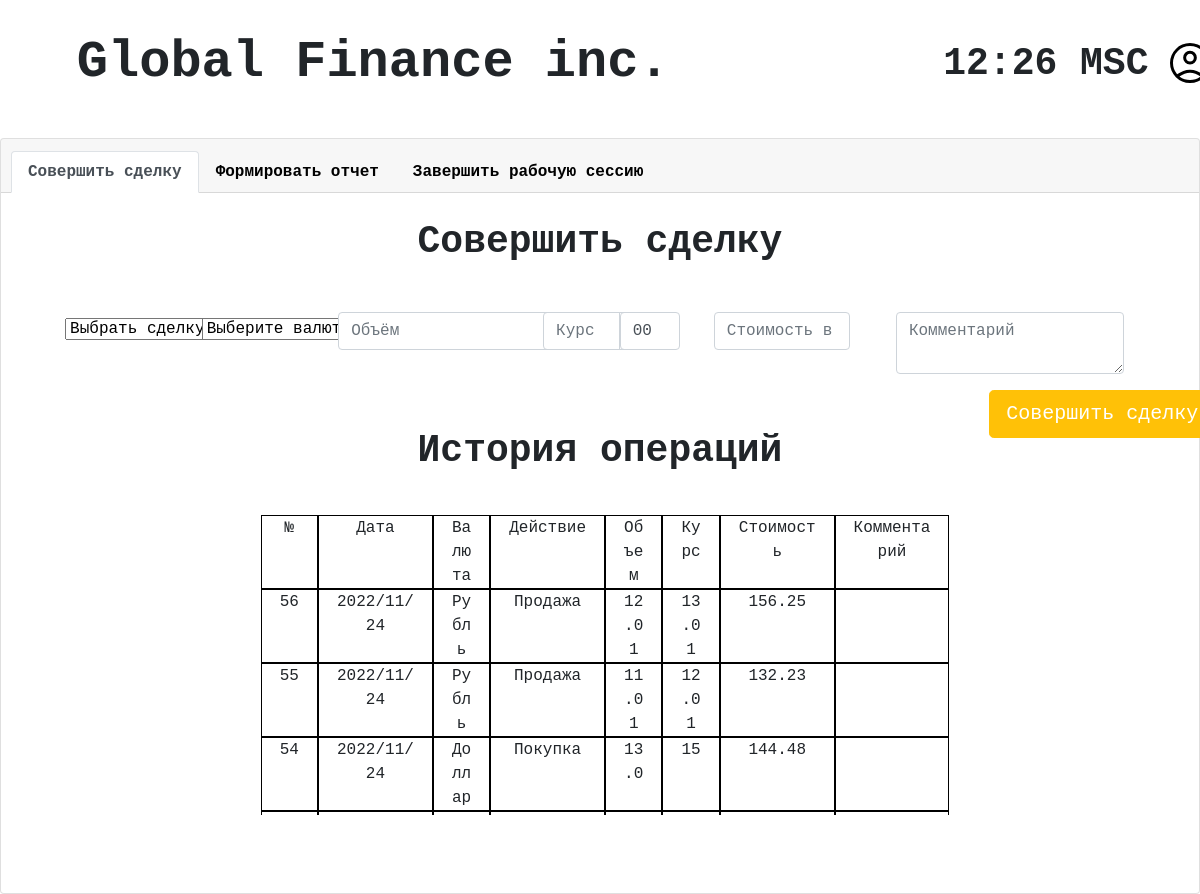
/Deal, run on the app's committed database.
### App/models.py (models this page shows)
class Deal(Base_data):
    __tablename__ = "Deal"
    id = Column(Integer, primary_key=True, index=True)
    currn = Column(String)
    currency = Column(String)
    deal = Column(String)
    calendar = Column(String)
    exchange = Column(Integer)
    result = Column(Integer)
    comment = Column(String)

### main.py (the view)
@app.get("/Deal")
def deal(
    request: Request,
    db: Session = Depends(get_db2),
):
    context = {'request':request, 'timestamp':datetime.now().strftime("%H:%M"),'dateandtime': datetime.now().strftime("%Y/%m/%d"), 'deal': len(get_datas(db=db)), 'i': [i for i in itertools.chain(*getPost())], 'n' : getPost()[::-1]}
    return templates.TemplateResponse('deal.html', context)

### templates/deal.html (shortened to what this page needs)
<!DOCTYPE html>
<html lang="en">
<head>
    <link href="{{ url_for('static', path='/style.css') }}" rel="stylesheet">
    <link href="https://maxcdn.bootstrapcdn.com/bootstrap/4.0.0/css/bootstrap.min.css" rel="stylesheet">
</head>
<body>
    <section>
        <nav class="Platform">
            <p class="Global Xanh"> Global Finance inc. </p>
            <div class="manage">
                <p class="timestamp Xanh"> {{timestamp}} MSC </p>
                <img class="userAccountSite" src="{{ url_for('static', path='/images/account.svg') }}" />
            </div>
        </nav>
        <div class="MainTarget Xanh">
            <div class="card text-center">
                <div class="card-header Xanh">
                <ul class="nav nav-tabs card-header-tabs .a">
                    <li class="nav-item">
                    <a class="nav-link active" aria-current="true" href="/Deal">Совершить сделку</a>
                    </li>
                    <li class="nav-item">
                    <a class="nav-link " href="/report">Формировать отчет</a>
                    </li>
                    <li class="nav-item">
                    <a class="nav-link " href="/ending">Завершить рабочую сессию</a>
                    </li>
                </ul>
                </div>
                <div class="card-body">
                <p class="card-title timestamp">Совершить сделку</p>
                <form method="POST">
                <div class="moveAll abc">
                <div class="abc moveFirst">
                    <div class="BlockIV">
                        <label class="select" for="slct">
                            <select id="slct" required="required" name="deal">
                              <option value="" disabled="disabled" selected="selected">Выбрать сделку</option>
                            </select>
                          </label>
                    </div>
                </div>
                <div class="abc moveSecond">
                    <select class="form-select" id="inputGroupSelect01" name="currn" required>
                        <option selected> Выберите валюту </option>
                    </select>
                </div>
                <div class="abc moveThird">
                    <div class="input-group mb-3">
                        <input type="text" class="form-control" aria-label="Amount (to the nearest dollar)" name="currency" required placeholder="Объём" id="current">
                        <div class="valueOP">
                        </div>
                    </div>
                </div>
                <div class="abc moveFourth">
                    <div class="input-group mb-3">
                        <input type="text" class="form-control currency" aria-label="Sizing example input" aria-describedby="inputGroup-sizing-default" name="exchange" required placeholder="Курс" id="selectedValue2">
                        <div class="valueOP">
                            <input type="text" class="form-control" id="selectedValue1" required placeholder=".00" value="00" name="valval">
                        </div>
                    </div>
                </div>
                <div class="abc moveFifth">
                    <div class="input-group mb-3">
                        <input type="text" class="form-control currency" aria-label="Sizing example input" aria-describedby="inputGroup-sizing-default" name="result" id="answer"  required placeholder="Стоимость в Тенге">
                    </div>
                </div>
                <div class="abc moveSex">
                    <div class="input-group">
                        <textarea class="form-control" aria-label="With textarea" name="comment" placeholder="Комментарий"></textarea>
                    </div>
                </div>
            </div>
        </form>
        <button class="btn btn-warning btn-lg a abc moveButton" id="myBtn">Совершить сделку</button>
            <p class="card-title timestamp his">История операций</p>
        <div class="groupInputs_DatasII">
            <div style="overflow-y:scroll; height: 300px; width: 60%;" class="scroll abc">
            <div class="container text-center">
                <div class="row">
                  <div class="col tableBackground">
                    №
                  </div>
                  <div class="col-2 tableBackground">
                    Дата
                  </div>
                  <div class="col-1 tableBackground">
                    Валюта
                  </div>
                  <div class="col-2 tableBackground">
                    Действие
                  </div>
                  <div class="col-1 tableBackground">
                    Объем
                  </div>
                  <div class="col-1 tableBackground">
                    Курс
                  </div>
                  <div class="col-2 tableBackground">
                    Стоимость
                  </div>
                  <div class="col-2 tableBackground">
                    Комментарий
                  </div>
                </div>
              </div>
              {% for deals in range(deal) %}
                    <div class="container text-center">
                        <div class="row row-cols-7">
                          <div class="col tableBackground">
                            {{n[deals][0]}}
                          </div>
                          <div class="col-2 tableBackground">
                            {{n[deals][4]}}
                          </div>
                          <div class="col-1 tableBackground">
                            {{n[deals][1]}}
                          </div>
                          <div class="col-2 tableBackground">
                            {{n[deals][3]}}
                          </div>
                          <div class="col-1 tableBackground">
                            {{n[deals][2]}}
                          </div>
                          <div class="col-1 tableBackground">
                            {{n[deals][5]}}
                          </div>
                          <div class="col-2 tableBackground">
                            {{n[deals][6]}}
                          </div>
                          <div class="col-2 tableBackground">
                          </div>
                        </div>
                    </div>
                {% endfor %}
                </div>
    </section>
</body>
</html>

### static/style.css (style rules this page uses)
.Xanh { font-family: 'Xanh Mono', monospace; }
body { margin: 0; padding: 0; }
.Platform { max-width: 100%; height: auto; display: flex; align-items: center; padding-top: 2%; justify-content: space-around; }
.Global { font-size: 52px; margin-bottom: 0; font-weight: bold; }
.manage { width: 25%; display: flex; justify-content: space-around; align-items: center; padding-left: 10%; }
.timestamp { font-size: 38px; font-weight: bold; display: flex; justify-content: center; align-items: center; white-space: nowrap; margin-bottom: 0; }
.userAccountSite { display: flex; padding-left: 10%; }
.a { color: #fff; text-decoration: none; }

### templates/deal.html (style rules this page uses)
.scroll { margin: 0; padding: 0; margin: 0% 20%; }
.moveButton { margin: 7% 32.5%; }
.valueOP { width: 60px; }
.moveAll { margin: 1% 6%; width: 95%; }
.his { padding-top: 10%; }
.card-body { height: 700px; }
.col { margin: 0; }
.row { width: 100%; }
.moveFirst { margin: 1% 3%; }
.moveSecond { margin: 1% 15%; }
.moveThird { margin: 0.5% 27%; }
.moveFourth { margin: 0.5% 45%; width: 12%; }
.moveFifth { margin: 0.5% 60%; width: 12%; }
.moveSex { margin: 0.5% 76%; width: 20%; }
.select { position: relative min-width: 200px }
select { -webkit-appearance: none padding: 7px 40px 7px 12px width: 100% border: 1px solid #E8EAED border-radius: 5px background: white box-shadow: 0 1px 3px -2px #9098A9 cursor: pointer font-family: inherit font-size: 16px transition: all 150ms ease &:required:invalid color: #5A667F }
.a { color: white; }
form { width: 100%; display: flex; justify-content: space-around; align-items: center; }
body { background: url('../static/img/BG.svg') no-repeat ; background-size: cover; height: 100%; }
body { margin: 0; padding: 0; }
nav { width: 100%; height: auto; padding-top: 3%; }
.abc { position: absolute; }
.userAccountSite { display: flex; padding-left: 10%; }
.MainTarget { padding-top: 3%; width: 100%; display: block; margin-left: auto; margin-right: auto; }
.nav-link { font-weight: bold; color: #000; }
.BlockIV { width: 40%; height: auto; }
.tableBackground { max-height: 100%; border: 1px solid black; }
a { color: #fff; list-style: none; text-decoration: none; }

### data on the page
Deal: id "56", calendar "2022/11/24", currn "Рубль", deal "Продажа", currency "12.01", exchange "13.01", result "156.25"
Deal: id "55", calendar "2022/11/24", currn "Рубль", deal "Продажа", currency "11.01", exchange "12.01", result "132.23"
Deal: id "54", calendar "2022/11/24", currn "Доллар", deal "Покупка", currency "13.0", exchange "15", result "144.48"

### other printed values
{{ timestamp }} "12:26"
